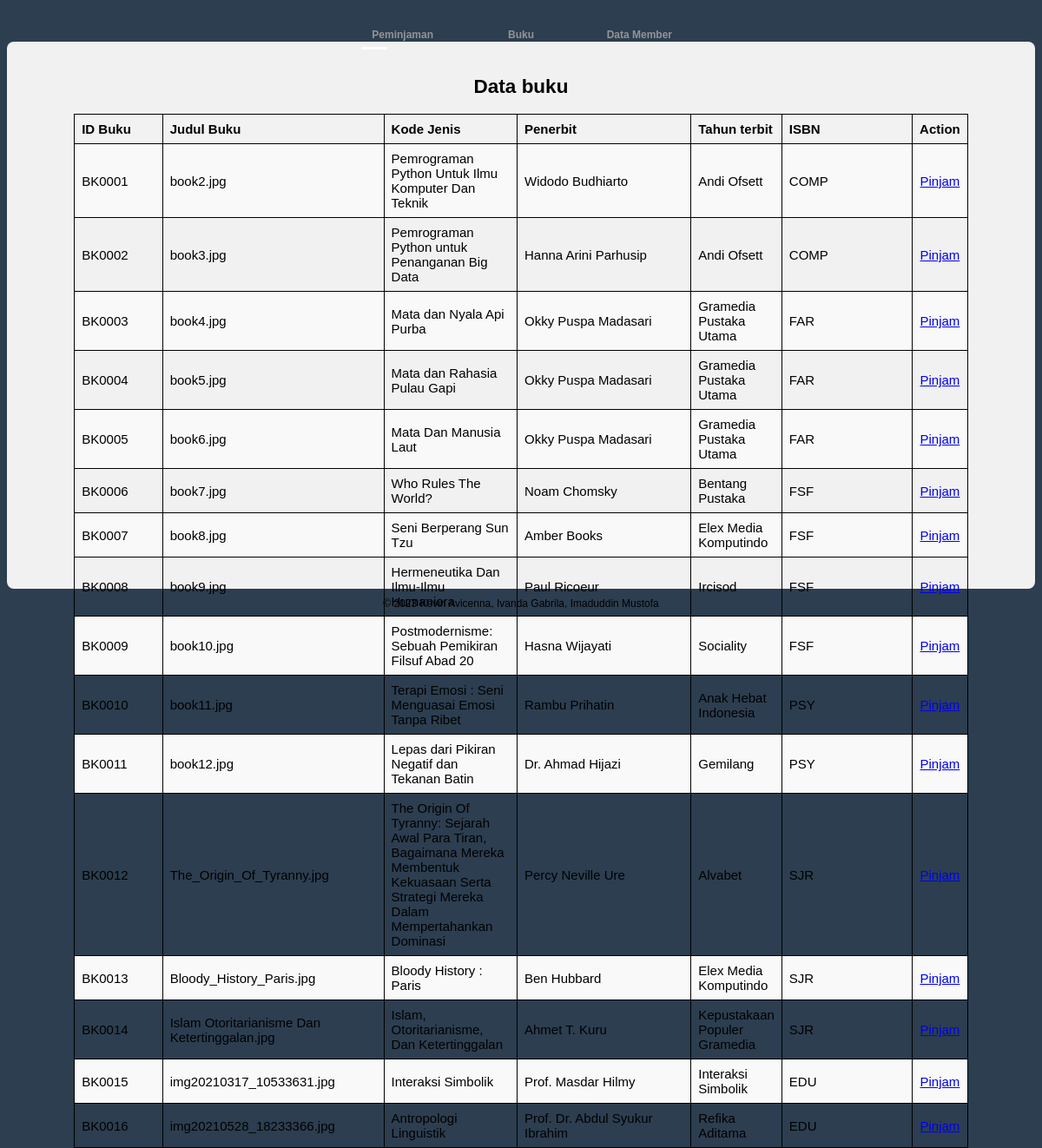
Screenshot of /peminjaman.php with the database file from the repository.
### tables this page shows
CREATE TABLE `buku` (
  `id_buku` varchar(25) NOT NULL,
  `cover` varchar(255) NOT NULL,
  `judul` varchar(255) NOT NULL,
  `penulis` varchar(255) NOT NULL,
  `penerbit` varchar(255) NOT NULL,
  `id_kategoriFK` varchar(25) NOT NULL,
  `isbn` varchar(55) NOT NULL,
  `jumlah` int(25) NOT NULL,
  `rak` int(25) NOT NULL,
  `tgl_tambah` date DEFAULT NULL
);

### peminjaman.php (the view, shortened to what this page needs)
<!DOCTYPE html>
<html>
<head>
    <link rel="stylesheet" href="css/peminjaman.css">
</head>
<body>
    <nav>
        <a href="peminjaman.php?page=peminjaman">Peminjaman</a>
        <a href="buku.php?page=buku">Buku</a>
        <a href="data_member.php">Data Member</a>
        <div id="indicator"> </div>
    </nav>
    <div>
        <div class="konten">
            <center>
                <h2>Data buku</h2>
                <table border="1" width="95%" cellspacing="0">
                    <tr>
                        <th align="center">ID Buku</th>
                        <th align="center">Judul Buku</th>
                        <th align="center">Kode Jenis</th>
                        <th align="center">Penerbit</th>
                        <th align="center">Tahun terbit</th>
                        <th align="center">ISBN</th>
                        <th align="center">Action</th>
                    </tr>
                    <?php
                    $cari = "select * from buku";
                    $hasil_cari = mysqli_query($conn, $cari);
                    while ($data = mysqli_fetch_array($hasil_cari)) {
                        ?>
                        <tr>
                            <td>
                                <?php echo $data[0] ?>
                            </td>
                            <td>
                                <?php echo $data[1] ?>
                            </td>
                            <td>
                                <?php echo $data[2] ?>
                            </td>
                            <td>
                                <?php echo $data[3] ?>
                            </td>
                            <td>
                                <?php echo $data[4] ?>
                            </td>
                            <td>
                                <?php echo $data[5] ?>
                            </td>
                            <td>
                                <a href="peminjaman_admin.php?id=<?php echo $data['id_buku']; ?>">Pinjam</a>
                            </td>
                        </tr>
                    <?php } ?>
                </table>
            </center>
        </div>
        <div class="kaki">
        © 2023 Kevin Avicenna, Ivanda Gabrila, Imaduddin Mustofa
        </div>
    </div>
</body>
</html>

### css/peminjaman.css (style rules this page uses)
* { box-sizing: border-box; }
body { font-family: Arial, Helvetica, sans-serif; }
.konten { font-size: 15px; margin-top: 40px; float: left; padding: 20px; width: 100%; background-color: #f1f1f1; height: 630px; border-radius: 8px; }
.kaki { clear: both; padding: 10px; text-align: center; color: black; }
body { font-size: 12px; font-family: sans-serif; background: #2c3e50; }
nav { position: absolute; top: 3%; right: 0; left: 0; width: 409px; display: table; margin: 0 auto; transform: translateY(-50%); }
nav a { position: relative; width: 33.333%; display: table-cell; text-align: center; color: #949494; text-decoration: none; font-family: Verdana, Geneva, Tahoma, sans-serif; font-weight: bold; padding: 10px 20px; transition: 0.2s ease color; }
nav a:before, nav a:after { content: ""; position: absolute; border-radius: 50%; transform: scale(0); transition: 0.2s ease transform; }
nav a:before { top: 0; left: 10px; width: 6px; height: 6px; }
nav a:after { top: 5px; left: 18px; width: 4px; height: 4px; }
nav a:nth-child(1):before { background-color: yellow; }
nav a:nth-child(1):after { background-color: red; }
nav a:nth-child(2):before { background-color: #00e2ff; }
nav a:nth-child(2):after { background-color: #89ff00; }
nav a:nth-child(3):before { background-color: purple; }
nav a:nth-child(3):after { background-color: palevioletred; }
#indicator { position: absolute; left: 5%; bottom: 0; width: 30px; height: 3px; background-color: #fff; border-radius: 5px; transition: 0.2s ease left; }
table { border-collapse: collapse; width: 90%; margin: auto; }
th, td { border: 1px solid black; padding: 8px; text-align: left; }
th { background-color: #f2f2f2; }
tr:nth-child(even) { background-color: #f9f9f9; }
th:nth-child(1), td:nth-child(1) { width: 10%; }
th:nth-child(2), td:nth-child(2) { width: 25%; }
th:nth-child(3), td:nth-child(3) { width: 15%; }
th:nth-child(4), td:nth-child(4) { width: 20%; }
th:nth-child(5), td:nth-child(5) { width: 10%; }
th:nth-child(6), td:nth-child(6) { width: 15%; }
th:nth-child(7), td:nth-child(7) { width: 5%; text-align: center; }

### rows the page displays
buku: id_buku "BK0001", cover "book2.jpg", judul "Pemrograman Python Untuk Ilmu Komputer Dan Teknik", penulis "Widodo Budhiarto", penerbit "Andi Ofsett", id_kategoriFK "COMP"
buku: id_buku "BK0002", cover "book3.jpg", judul "Pemrograman Python untuk Penanganan Big Data", penulis "Hanna Arini Parhusip", penerbit "Andi Ofsett", id_kategoriFK "COMP"
buku: id_buku "BK0003", cover "book4.jpg", judul "Mata dan Nyala Api Purba", penulis "Okky Puspa Madasari", penerbit "Gramedia Pustaka Utama", id_kategoriFK "FAR"
buku: id_buku "BK0004", cover "book5.jpg", judul "Mata dan Rahasia Pulau Gapi", penulis "Okky Puspa Madasari", penerbit "Gramedia Pustaka Utama", id_kategoriFK "FAR"
buku: id_buku "BK0005", cover "book6.jpg", judul "Mata Dan Manusia Laut", penulis "Okky Puspa Madasari", penerbit "Gramedia Pustaka Utama", id_kategoriFK "FAR"
buku: id_buku "BK0006", cover "book7.jpg", judul "Who Rules The World?", penulis "Noam Chomsky", penerbit "Bentang Pustaka", id_kategoriFK "FSF"
buku: id_buku "BK0007", cover "book8.jpg", judul "Seni Berperang Sun Tzu", penulis "Amber Books", penerbit "Elex Media Komputindo", id_kategoriFK "FSF"
buku: id_buku "BK0008", cover "book9.jpg", judul "Hermeneutika Dan Ilmu-Ilmu Humaniora", penulis "Paul Ricoeur", penerbit "Ircisod", id_kategoriFK "FSF"
buku: id_buku "BK0009", cover "book10.jpg", judul "Postmodernisme: Sebuah Pemikiran Filsuf Abad 20", penulis "Hasna Wijayati", penerbit "Sociality", id_kategoriFK "FSF"
buku: id_buku "BK0010", cover "book11.jpg", judul "Terapi Emosi : Seni Menguasai Emosi Tanpa Ribet", penulis "Rambu Prihatin", penerbit "Anak Hebat Indonesia", id_kategoriFK "PSY"
buku: id_buku "BK0011", cover "book12.jpg", judul "Lepas dari Pikiran Negatif dan Tekanan Batin", penulis "Dr. Ahmad Hijazi", penerbit "Gemilang", id_kategoriFK "PSY"
buku: id_buku "BK0012", cover "The_Origin_Of_Tyranny.jpg", judul "The Origin Of Tyranny: Sejarah Awal Para Tiran, Bagaimana Mereka Membentuk Kekuasaan Serta Strategi Mereka Dalam Mempertahankan Dominasi", penulis "Percy Neville Ure", penerbit "Alvabet", id_kategoriFK "SJR"
buku: id_buku "BK0013", cover "Bloody_History_Paris.jpg", judul "Bloody History : Paris", penulis "Ben Hubbard", penerbit "Elex Media Komputindo", id_kategoriFK "SJR"
buku: id_buku "BK0014", cover "Islam Otoritarianisme Dan Ketertinggalan.jpg", judul "Islam, Otoritarianisme, Dan Ketertinggalan", penulis "Ahmet T. Kuru", penerbit "Kepustakaan Populer Gramedia", id_kategoriFK "SJR"
buku: id_buku "BK0015", cover "img20210317_10533631.jpg", judul "Interaksi Simbolik", penulis "Prof. Masdar Hilmy", penerbit "Interaksi Simbolik", id_kategoriFK "EDU"
buku: id_buku "BK0016", cover "img20210528_18233366.jpg", judul "Antropologi Linguistik", penulis "Prof. Dr. Abdul Syukur Ibrahim", penerbit "Refika Aditama", id_kategoriFK "EDU"
